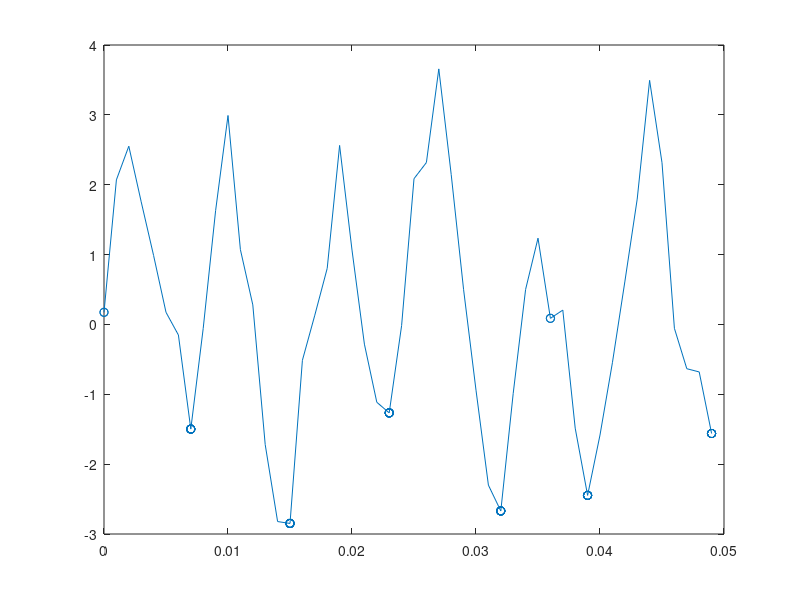
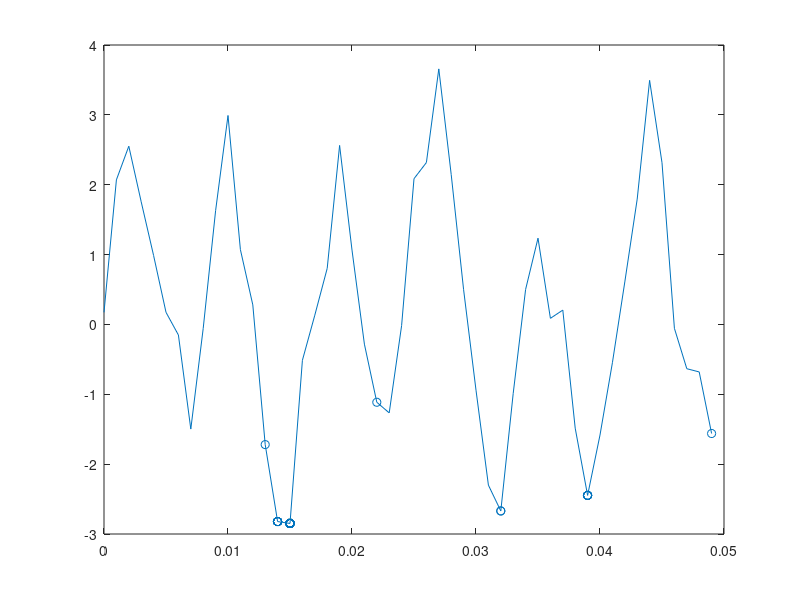

Write the MATLAB code that produced these figures, in order.
%% Generating Simulation Enviorment
close all
tp = (0:0.001:1)';
yp = sin(2*pi*50*tp) + 2*sin(2*pi*120*tp);
yn = yp + 0.5*randn(size(tp));
t = tp(1:50);
y = yn(1:50);

%% Gradient Descent Algorithm for 2D Graph
resx = [1:50];
res = [1:50];
N = 50;
p = randperm(N);
for i = 1:50
    curr = p(i);
    if (curr ~= 1) && (curr ~= 50)
        while (yn(curr+1) < yn(curr)) || (yn(curr-1) < yn(curr)) 
            if (yn(curr+1) < yn(curr))
                curr = curr + 1;
                if curr == 50
                    break;
                end
            else
                curr = curr - 1;
                if curr == 1
                    break;
                end
            end
        end
    end
    res(i) = yn(curr);
    resx(i) = t(curr);
end

figure
plot(t,y);
hold on;
scatter(resx,res);
hold off;

%% Genetic Algorithm (Simulated Anneling)
resx2 = [1:50];
res2 = [1:50];
N = 50;
p = randperm(N);
for i = 1:50
    location = p(i);
    for j = 1:20000
        ranIndex = randperm(N);
        Neigh = ranIndex(i);
        ranNum = randperm(75);
        if yn(Neigh) < yn(location)
            location = Neigh;
        elseif ranNum(1) == 1
            location = Neigh;
        end
    end
    res2(i) = yn(location);
    resx2(i) = t(location);
end

figure
plot(t,y);
hold on;
scatter(resx2,res2);
hold off;